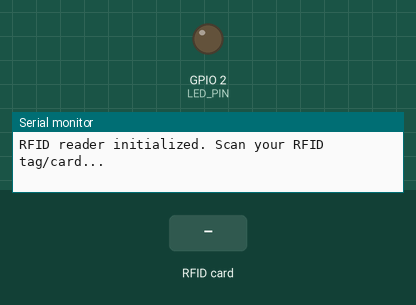
Simulated run of this sketch. Board: ESP32. On the bench: output pins drawn as LEDs (lit = HIGH), the last lines printed to the serial monitor. Inputs (shaded band) come from the test bench.

Above: at 1.2 s.
1.3 s: RFID card 5E 7A 19 C4 held to the reader
At 1.4 s:
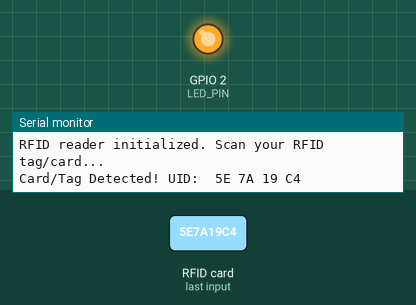
Timing chart, 0 to 4.3 s (numbered marks = the images above; inputs shaded):
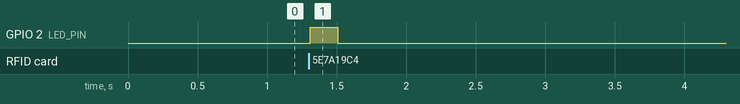

The sketch:

working-blinking.ino
```cpp
#include <SPI.h>
#include <MFRC522.h>

// Define pins for the RC522 RFID module
#define SS_PIN 5   // SDA
#define RST_PIN 4  // RST

#define LED_PIN 2  // Define the onboard LED pin (usually GPIO 2 for ESP32)

MFRC522 rfid(SS_PIN, RST_PIN); // Create an instance of the MFRC522 class

void setup() {
  // Initialize serial communication for debugging
  Serial.begin(115200);
  while (!Serial) {
    // Wait for the serial connection to be established (if needed)
  }

  // Initialize SPI bus
  SPI.begin();

  // Initialize the RFID reader
  rfid.PCD_Init();
  Serial.println("RFID reader initialized. Scan your RFID tag/card...");

  // Set up the LED pin
  pinMode(LED_PIN, OUTPUT);  // Define the LED pin as output
  digitalWrite(LED_PIN, LOW); // Ensure the LED is off initially
}

void loop() {
  // Look for a new RFID tag/card
  if (!rfid.PICC_IsNewCardPresent()) {
    // If no card is detected, continue the loop
    return;
  }

  // Attempt to read the detected card's serial number (UID)
  if (!rfid.PICC_ReadCardSerial()) {
    // If reading fails, continue the loop
    return;
  }

  // Print the UID (Unique ID) of the detected card/tag
  Serial.print("Card/Tag Detected! UID: ");
  for (byte i = 0; i < rfid.uid.size; i++) {
    // Print each byte of the UID in hexadecimal format
    Serial.print(rfid.uid.uidByte[i] < 0x10 ? " 0" : " ");
    Serial.print(rfid.uid.uidByte[i], HEX);
  }
  Serial.println();

  // Blink the LED to indicate detection
  digitalWrite(LED_PIN, HIGH); // Turn the LED on
  delay(200);                  // Wait for 200 milliseconds
  digitalWrite(LED_PIN, LOW);  // Turn the LED off

  // Put the card/tag to an idle state to stop reading the same card repeatedly
  rfid.PICC_HaltA();
  rfid.PCD_StopCrypto1();
}
```

Measured:
- after the input at 1.3 s, GPIO 2 (LED_PIN): LOW → HIGH at once, → LOW 0.20 s later
